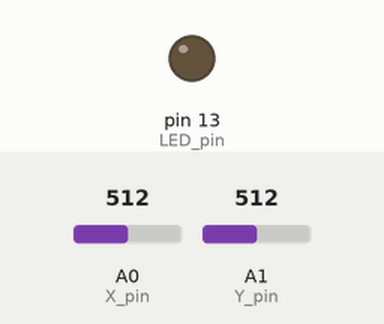
This sketch was run on a simulated Arduino Uno, built with avr-gcc and run on an emulated ATmega328P. On the bench: output pins drawn as LEDs (lit = HIGH). Dashed ring = blinking. The test bench sets the inputs (shaded band); at power-on: A0 (X_pin) = 512, A1 (Y_pin) = 512. What the sketch prints to the serial monitor is not drawn.

Above: at 1.2 s.
1.3 s: A0 (X_pin) set to 641
4.3 s: A0 (X_pin) set to 668
At 4.4 s:
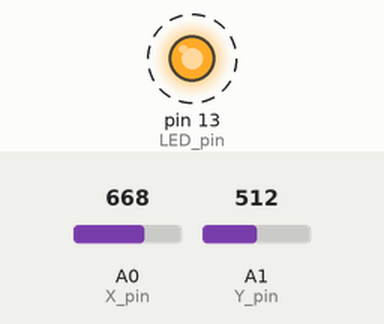
7.3 s: A0 (X_pin) set to 640
At 7.7 s:
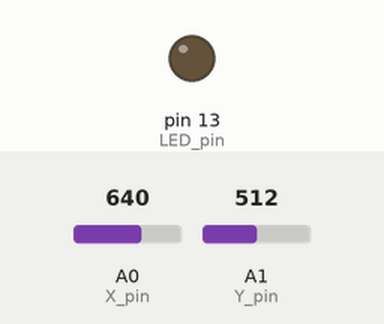
8.8 s: A0 (X_pin) set to 660
At 8.9 s:
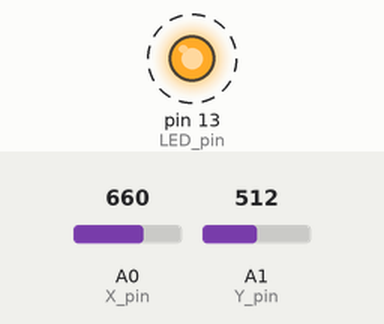
Timing chart, 0 to 12.8 s (numbered marks = the images above; inputs shaded):
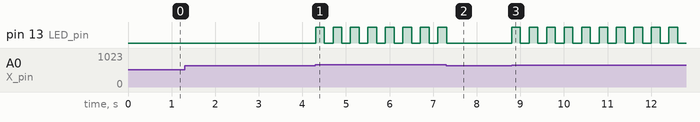

Measured:
- the behaviour switches between 650 and 651 on A0 (X_pin) (found by bisection; images 0 and 1)
- after the input at 4.3 s, pin 13 (LED_pin): alternates HIGH for 0.20 s and LOW for 0.20 s, starting at once
- after the input at 7.3 s, pin 13 (LED_pin): goes on until 7.3 s, then stays LOW
- after the input at 8.8 s, pin 13 (LED_pin): alternates HIGH for 0.20 s and LOW for 0.20 s, starting at once

The sketch:

Code1.ino
```cpp
#define X_pin A0
#define Y_pin A1
#define LED_pin 13

int minThreshold = 50;
int maxThreshold = 650;

void setup() {
  pinMode(LED_pin, OUTPUT);
  Serial.begin(115200);
}

void loop() {

  int xValue = analogRead(X_pin);
  int yValue = analogRead(Y_pin);

  Serial.print("X: ");
  Serial.print(xValue);
  Serial.print("  Y: ");
  Serial.println(yValue);

  if (xValue < minThreshold || xValue > maxThreshold ||
      yValue < minThreshold || yValue > maxThreshold) {

    digitalWrite(LED_pin, HIGH);
    delay(200);
    digitalWrite(LED_pin, LOW);
    delay(200);
  }
  else {
    digitalWrite(LED_pin, LOW);
  }
}
```
